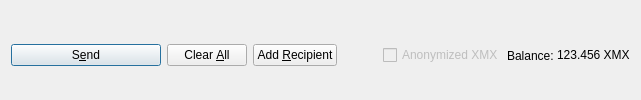
         <widget class="QFrame" name="frame_Send">
          <layout class="QHBoxLayout" name="horizontalLayout">
           <property name="bottomMargin">
            <number>0</number>
           </property>
           <item>
            <widget class="QPushButton" name="sendButton">
             <property name="minimumSize">
              <size>
               <width>150</width>
               <height>0</height>
              </size>
             </property>
             <property name="toolTip">
              <string>Confirm the send action</string>
             </property>
             <property name="text">
              <string>S&amp;end</string>
             </property>
             <property name="icon">
              <iconset resource="../xuma.qrc">
               <normaloff>:/icons/send</normaloff>:/icons/send</iconset>
             </property>
             <property name="autoDefault">
              <bool>false</bool>
             </property>
             <property name="default">
              <bool>true</bool>
             </property>
            </widget>
           </item>
           <item>
            <widget class="QPushButton" name="clearButton">
             <property name="sizePolicy">
              <sizepolicy hsizetype="Minimum" vsizetype="Fixed">
               <horstretch>0</horstretch>
               <verstretch>0</verstretch>
              </sizepolicy>
             </property>
             <property name="toolTip">
              <string>Clear all fields of the form.</string>
             </property>
             <property name="text">
              <string>Clear &amp;All</string>
             </property>
             <property name="icon">
              <iconset resource="../xuma.qrc">
               <normaloff>:/icons/remove</normaloff>:/icons/remove</iconset>
             </property>
             <property name="autoDefault">
              <bool>false</bool>
             </property>
            </widget>
           </item>
           <item>
            <widget class="QPushButton" name="addButton">
             <property name="toolTip">
              <string>Send to multiple recipients at once</string>
             </property>
             <property name="text">
              <string>Add &amp;Recipient</string>
             </property>
             <property name="icon">
              <iconset resource="../xuma.qrc">
               <normaloff>:/icons/add</normaloff>:/icons/add</iconset>
             </property>
             <property name="autoDefault">
              <bool>false</bool>
             </property>
            </widget>
           </item>
           <item>
            <spacer name="horizontalSpacer">
             <property name="orientation">
              <enum>Qt::Horizontal</enum>
             </property>
             <property name="sizeHint" stdset="0">
              <size>
               <width>40</width>
               <height>20</height>
              </size>
             </property>
            </spacer>
           </item>
           <item>
            <layout class="QHBoxLayout" name="horizontalLayout_2">
             <property name="spacing">
              <number>3</number>
             </property>
             <item>
              <widget class="QCheckBox" name="checkzXMX">
               <property name="enabled">
                <bool>false</bool>
               </property>
               <property name="text">
                <string>Anonymized XMX</string>
               </property>
              </widget>
             </item>
             <item>
              <widget class="QLabel" name="label">
               <property name="text">
                <string>Balance:</string>
               </property>
              </widget>
             </item>
             <item>
              <widget class="QLabel" name="labelBalance">
               <property name="sizePolicy">
                <sizepolicy hsizetype="Preferred" vsizetype="Fixed">
                 <horstretch>0</horstretch>
                 <verstretch>0</verstretch>
                </sizepolicy>
               </property>
               <property name="cursor">
                <cursorShape>IBeamCursor</cursorShape>
               </property>
               <property name="text">
                <string notr="true">123.456 XMX</string>
               </property>
               <property name="textInteractionFlags">
                <set>Qt::LinksAccessibleByMouse|Qt::TextSelectableByKeyboard|Qt::TextSelectableByMouse</set>
               </property>
              </widget>
             </item>
            </layout>
           </item>
          </layout>
         </widget>
